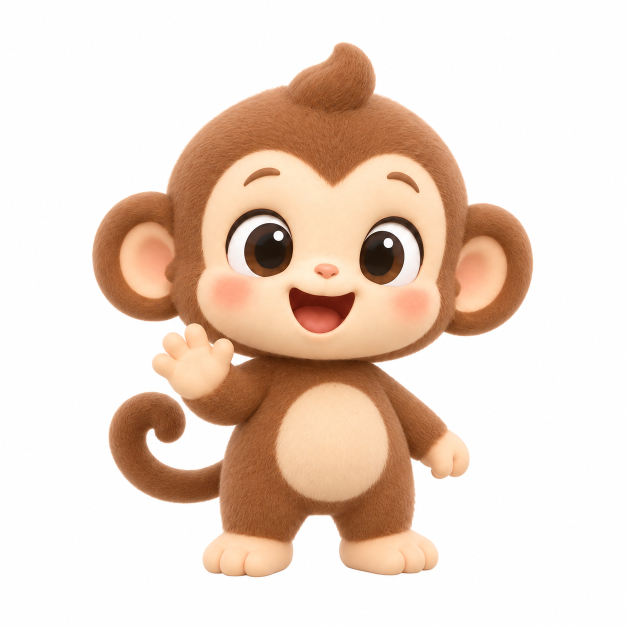
#> input picture design/concepts/awu-baby-ref.png, 1254 x 1254 px (shown at 1/2 size)
$ python -i prep_lineart.py   (imports and definitions only)
#> lines starting #> are read from the running program, lines starting #| are printed output that depends on the picture
#!/usr/bin/env python3
"""著色本線稿前處理（v7 線 A）。

用法：uv run --with pillow python -I design/tools/prep_lineart.py [--raw DIR] [--out DIR]

- 讀 design/tools/lineart.txt 的頁面名單（第一欄 = 頁面 id，例 line-awu-banana），
  到 raw 目錄找同名 PNG（design/raw/ 被 gitignore，worktree 裡沒有時會往上找主目錄的 design/raw）。
- 處理：疊在白底上（來源可能是透明背景）→ 灰階 → 等比縮進 1024×1024 並置中補白邊
  → 以 160 為界（小於 160 視為線）：alpha 在 160 附近做約 ±45 的線性過渡（保留反鋸齒，放大 2–3 倍也平滑），
    執行時區塊表用 alpha ≥ 128 判定線條，和「灰階 < 160」的二值化等價
  → 對 alpha 做 3×3 最大值濾鏡（線條外擴 1px，把 1px 的小縫補上，區塊才不會漏色）。
- 輸出格式（選了其中一種）：黑線 + 透明背景的 PNG（RGB 全黑、只有 alpha 通道帶線稿）。
  填色層在它下面，畫面上用一般的 normal 疊合即可，不需要 multiply。
- v7.3 F2：每張另外輸出一份 2048 的高解析線稿 `<id>-hd.png`，只給畫板顯示用（放大 2–3 倍不鋸齒）：
  區塊表、縮圖、完成圖、manifest 仍然用 1024 那份，所以區塊數與點擊判定完全不變。
  做法：灰階先用 bicubic 放大到 2048 → 高斯模糊 0.8px（把來源的階梯邊緣磨平）→ 同一條 alpha 曲線 → 3×3 外擴換成 5×5（1024 的 1px = 2048 的 2px）。
  存成 4-bit 調色盤 PNG（16 階 alpha 當調色盤的透明度），檔案約為 RGBA 的一半；16 階的反鋸齒在 2048 解析度下看不出來。
- 整體是黑底（大面積黑色連到邊框）的圖會報錯、跳過、不產出（並清掉舊輸出），結束時以非 0 離開。
- 可重跑：已存在的 raw 才處理，沒有的略過；最後依「輸出資料夾裡實際存在的 PNG」重寫
  src/art/coloring/lineart-manifest.json，網站只會顯示 manifest 裡有的頁面。
"""
from __future__ import annotations

import json
import sys
from pathlib import Path

from PIL import Image, ImageChops, ImageFilter

SIZE = 1024
HD_SIZE = 2048
HD_BLUR = 0.8
HD_LEVELS = 16
THRESHOLD = 160
RAMP = 45
HERE = Path(__file__).resolve().parent
ROOT = HERE.parent.parent


# [23 lines left out: functions arg, find_raw, page_ids, not called in this run]


class BadArt(ValueError):
    """線稿不合格（例如整體黑底），不產出"""


def _dark_share(alpha: Image.Image, box: tuple[int, int, int, int]) -> float:
    h = alpha.crop(box).histogram()
    return sum(h[128:]) / max(1, sum(h))


# [8 lines left out: function check_not_black_bg, not called in this run]


def gray_square(src: Path, size: int, resample) -> Image.Image:
    """疊在白底 → 灰階 → 等比縮進 size×size、置中補白邊"""
    im = Image.open(src).convert("RGBA")
    bg = Image.new("RGBA", im.size, (255, 255, 255, 255))
    gray = Image.alpha_composite(bg, im).convert("L")
    w, h = gray.size
    s = min(size / w, size / h)
    nw, nh = max(1, round(w * s)), max(1, round(h * s))
    gray = gray.resize((nw, nh), resample)
    canvas = Image.new("L", (size, size), 255)
    canvas.paste(gray, ((size - nw) // 2, (size - nh) // 2))
    return canvas


# [14 lines left out: functions gray_to_alpha, to_line_png, not called in this run]


def save_hd(src: Path, dest: Path) -> None:
    """2048 高解析線稿（4-bit 調色盤 + tRNS）。只給畫板顯示用，見檔頭說明"""
    canvas = gray_square(src, HD_SIZE, Image.BICUBIC).filter(ImageFilter.GaussianBlur(HD_BLUR))
    alpha = gray_to_alpha(canvas).filter(ImageFilter.MaxFilter(5))
    top = HD_LEVELS - 1
    idx = alpha.point(lambda v: round(v * top / 255))
    pal = idx.convert("P")
    pal.putpalette([0] * 768)  # 全黑；線的濃淡只靠透明度
    trns = bytes(round(i * 255 / top) for i in range(HD_LEVELS))
    pal.save(dest, optimize=True, transparency=trns, bits=4)


# [33 lines left out: function main, not called in this run]


# [2 lines not run here, left out]

>>> import cv2
>>> picture = cv2.imread('../concepts/awu-baby-ref.png', cv2.IMREAD_GRAYSCALE)
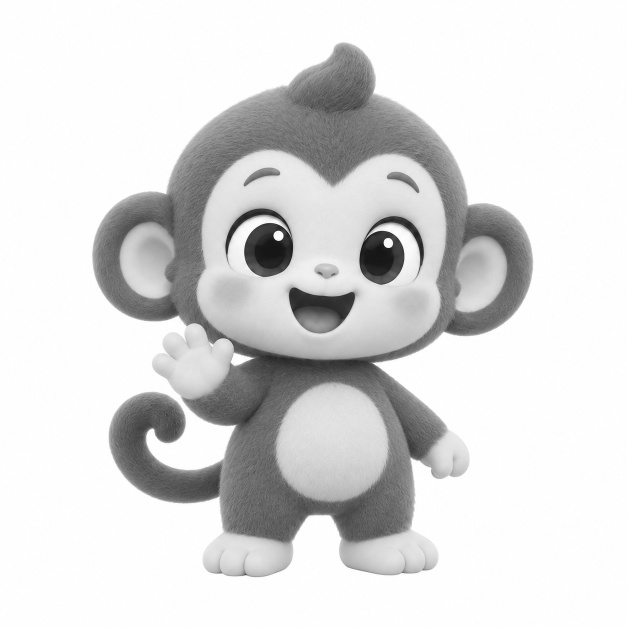
#> picture: shape (1254, 1254) (shown at 1/2 size); min 8, max 255, mean 218.6
>>> result = save_hd(picture, 'out.png')
#> (the run stopped early here; a loop or call above may not have finished)
